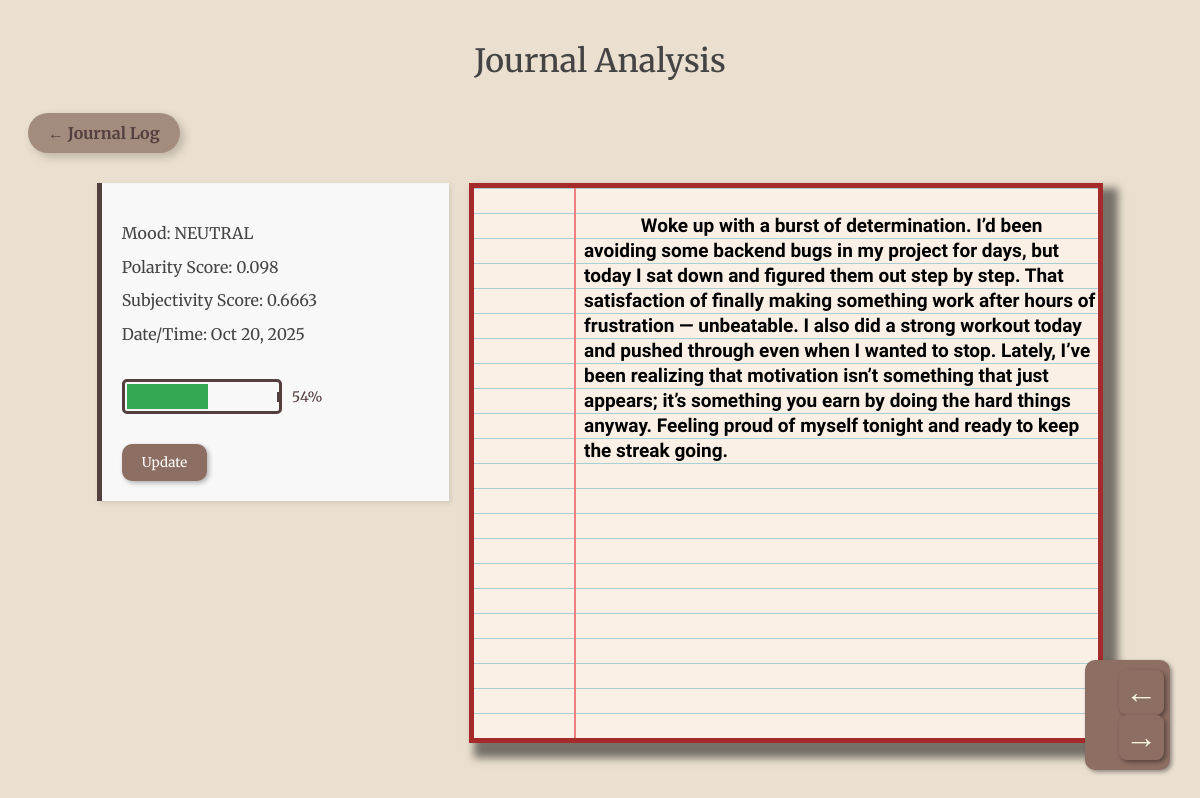
The page /entry/19 on the database its author committed.
### app.py (models this page shows)
class Journal(db.Model):
    id=db.Column(db.Integer,primary_key=True)
    userid=db.Column(db.String(50))
    content=db.Column(db.Text,nullable=False)
    date_created=db.Column(db.DateTime,default=datetime.utcnow)
    sentiment_score=db.Column(db.Float,nullable=False)
    mood_label=db.Column(db.String(15),nullable=False)
    subjectivity_score=db.Column(db.Float,nullable=False)

### app.py (the view)
@app.route('/entry/<int:id>')
def entry(id):
    entry_to_analyse=Journal.query.get_or_404(id)
    previous_entry=Journal.query.filter(Journal.id>id).order_by(Journal.id.asc()).first()
    next_entry=Journal.query.filter(Journal.id<id).order_by(Journal.id.desc()).first()
    previous_id=previous_entry.id if previous_entry else None
    next_id=next_entry.id if next_entry else None
    return render_template('entry_detail.html',entry_to_analyse=entry_to_analyse,previous_id=previous_id,next_id=next_id)

### templates/entry_detail.html (shortened to what this page needs)
{% extends "base.html" %}
{% block body %}
<h1>Journal Analysis</h1>
<div class="link-box">
    <a href="{{url_for('contents')}}">← Journal Log</a>
</div>
<div class="analysis-page-layout">
    <div class="analysis-card-container">
    <div class="analysis-card">
        <ol>
            <li>Mood: {{ entry_to_analyse.mood_label }}</li>
            <li>Polarity Score: {{ entry_to_analyse.sentiment_score | round(4) }}</li>
            <li>Subjectivity Score: {{ entry_to_analyse.subjectivity_score | round(4) }}</li>
            <li>Date/Time: {{ entry_to_analyse.date_created.strftime('%b %d, %Y') }}</li>
        </ol>
        <div class="mood-battery-container">
    {% set score = entry_to_analyse.sentiment_score %}
    {% set fill_percent = ((score + 1) * 50) | int %}
    <div class="battery-casing">
        <div class="battery-cap"></div>
        <div class="battery-fill" style="width: {{ fill_percent | string + '%' | safe }};"></div>
    </div>
    <span class="battery-label">{{ fill_percent }}%</span>
</div>
        <form action="{{ url_for('update', id=entry_to_analyse.id) }}" method="GET">
           <input type="submit" value="Update">
        </form>
    </div>
</div>
<div class="journal-page-container">
        <div class="entry-page">
            {{ entry_to_analyse.content }}
        </div>
    </div>
</div>
<div class="navigation">
    {% if previous_id is not none %}
        <form method="GET" action="{{ url_for('entry', id=previous_id) }}">
            <button type="submit"> &leftarrow; </button>
        </form>
    {% else %}
        <span class="disabled-nav left-arrow"> &leftarrow; </span>
    {% endif %}
    {% if next_id is not none %}
        <form method="GET" action="{{ url_for('entry', id=next_id) }}">
            <button type="submit"> &rightarrow; </button>
        </form>
    {% else %}
        <span class="disabled-nav right-arrow"> &rightarrow; </span>
    {% endif %}
</div>
{% endblock %}

### static/css/style.css (style rules this page uses)
input[type="submit"] { background-color: #8D6E63; color: white; padding: 10px 20px; border-radius: 10px; font-family: "Merriweather", serif; border: none; cursor: pointer; box-shadow: 2px 2px 5px rgba(0, 0, 0, 0.3); }
form { text-align: right; width: 70%; margin-left: auto; }
body { background-image: url('https://images.unsplash.com/photo-1517487292193-195f1c9900ec?q=80&w=2000&auto=format&fit=crop'); background-size: cover; background-attachment: fixed; background-color: #EBE0D0; padding-top: 2px; }
h1 { color: #444444; text-align: center; font-family: "Merriweather", serif; font-optical-sizing: auto; font-weight: 500; font-style: normal; padding: 10px }
.entry-page { background: #faf0e6; background-image: linear-gradient(90deg, transparent 100px, #F08080 100px, #f08080 102px, transparent 102px), repeating-linear-gradient( 0deg, transparent, transparent 24px, #abced4 24px, #abced4 25px ); padding-left: 110px; width: 100%; height: 100%; min-height: 100px; box-sizing: border-box; border: none; line-height: 25px; font-size: 19px; font-family: "Indie Flower", cursive; font-weight: bolder; font-style: normal; white-space: pre-wrap; }
.navigation { background-color: #8D6E63; color: white; padding: 10px 20px; border-radius: 10px; font-family: "Merriweather", serif; border: none; cursor: pointer; box-shadow: 2px 2px 4px rgba(0, 0, 0, 0.4); display: inline-block; position: fixed; bottom: 30px; right: 30px; z-index: 1000; }
.navigation button { background-color: #8D6E63; color: #F5F5DC; border: none; border-radius: 8px; width: 45px; height: 45px; font-size: 2em; padding: 0; box-shadow: 2px 2px 4px rgba(0, 0, 0, 0.4); cursor: pointer; }
.analysis-page-layout { display: flex; width: 85%; margin: 30px auto; align-items: flex-start; }
.analysis-card-container { flex: 0 0 35%; padding-right: 20px; min-height: 70vh; }
.journal-page-container { flex: 1 1 65%; min-height: 70vh; }
.analysis-card { padding: 20px; background-color: #F8F8F8; border-left: 5px solid #543F3F; box-shadow: 2px 2px 5px rgba(0, 0, 0, 0.1); font-family: 'Merriweather', serif; color: #444; }
.analysis-card ol { list-style: none; padding: 0; margin-bottom: 30px; }
.analysis-card li { line-height: 1.8; margin-bottom: 5px; }
.analysis-card form { width: auto; margin: 30px 0 0 0; text-align: left; }
.journal-page-container .entry-page { width: 100%; height: 100%; min-height: 70vh; box-shadow: 10px 10px 8px 5px rgba(0, 0, 0, 0.5); border: 5px solid brown; box-sizing: border-box; }
.mood-battery-container { margin-top: 15px; margin-bottom: 25px; display: flex; align-items: center; }
.battery-casing { width: 150px; height: 25px; border: 3px solid #543F3F; border-radius: 5px; position: relative; padding: 2px; display: flex; align-items: center; overflow: hidden; }
.battery-cap { width: 5px; height: 10px; background-color: #543F3F; border-radius: 0 3px 3px 0; margin-left: 150px; position: absolute; }
.battery-fill { height: 100%; transition: width 0.5s ease; background-color: #34A853; }
.battery-label { margin-left: 10px; font-size: 0.9em; color: #543F3F; }
.link-box { background-color: #A38C7D; border-radius: 50px; box-shadow: 4px 4px 10px rgba(0, 0, 0, 0.2); width: fit-content; padding: 10px 20px; margin: 20px; cursor: pointer; }
.link-box a { color: #543F3F; text-decoration: none; font-family: 'Merriweather', serif; font-weight: 700; display: block; }

### rows shown on the page
Journal: mood_label "NEUTRAL", sentiment_score "0.098", subjectivity_score "0.6663", date_created "Oct 20, 2025", content "Woke up with a burst of determination. I’d been avoiding some backend bugs in my project for days, but today I sat down and figured them out step by step. That satisfaction of finally making something work after hours of frustration — unbeatable. I also did a strong workout today and pushed through even when I wanted to stop. Lately, I’ve been realizing that motivation isn’t something that just appears; it’s something you earn by doing the hard things anyway. Feeling proud of myself tonight and ready to keep the streak going."

### other values the page prints
{{ fill_percent }} "54"
